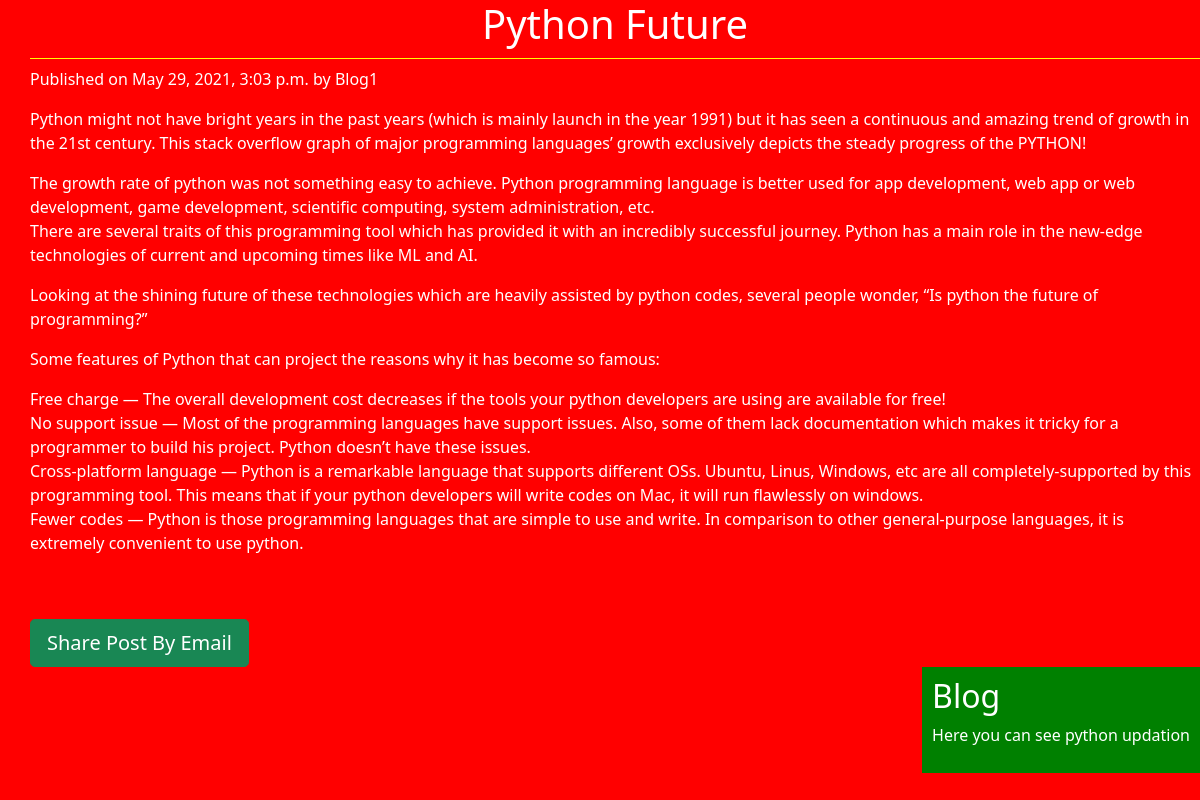
/2021/05/29/python-future/, run on the app's committed database.
### blog/models.py (models this page shows, shortened)
class Post(models.Model):
    STATUS_CHOICES=(('draft','Draft'),('publish','Publish'))
    title=models.CharField(max_length=256)
    slug=models.SlugField(max_length=264,unique_for_date='publish')
    author=models.ForeignKey(User,related_name='blog_posts',on_delete=models.CASCADE)
    body=models.TextField()
    publish=models.DateTimeField(default=timezone.now)
    created=models.DateTimeField(auto_now_add=True)
    update=models.DateTimeField(auto_now=True)
    status=models.CharField(max_length=10,choices=STATUS_CHOICES,default='draft')
    objects=CustomManager()
    class Meta:
        ordering=('-publish',)

### blog/views.py (the view)
# urls.py: url(r'^(?P<year>\d{4})/(?P<month>\d{2})/(?P<day>\d{2})/(?P<post>[-\w]+)/$',views.post_detail_view,name='post_detail'),
def post_detail_view(r,year,month,day,post):
   post=get_object_or_404(Post,slug=post,
                            status='publish',
                            publish__year=year,
                            publish__month=month,
                            publish__day=day,)
   return render(r,'blog/post_detail.html',{'post':post})

### blog/models.py (called while the page is built)
    def get_queryset(self):
        return super().get_queryset().filter(status='publish')

### templates/blog/post_detail.html (shortened to what this page needs)
{%extends 'blog/base.html'%}
{% block content_block %}
<h1>{{post.title}}</h1>
<p>Published on {{post.publish}} by {{post.author|title}}</p>
{{post.body|linebreaks}}<br><br>
<a href="/{{post.id}}/share" class="btn btn-lg btn-success">Share Post By Email</a>
{% endblock %}

### static/css/blog.css (style rules this page uses)
body { color:white; background: red; }
body { color:white; }
h1 { text-align: center; border-bottom: 1px solid yellow; padding-bottom:10px; }
a { color:Blue; }

### data on the page
Post: publish "May 29, 2021, 3:03 p.m.", author "Blog1", body "Python might not have bright years in the past years (which is mainly launch in the year 1991) but it has seen a continuous and amazing trend of growth in the 21st century. This stack overflow graph of major programming languages’ growth exclusively depicts the steady progress of the PYTHON! The growth rate of python was not something easy to achieve. Python programming language is better used for app development, web app or web development, game development, scientific computing, system administration, etc. There are several traits of this programming tool which has provided it with an incredibly successful journey. Python has a main role in the new-edge technologies of current and…"
